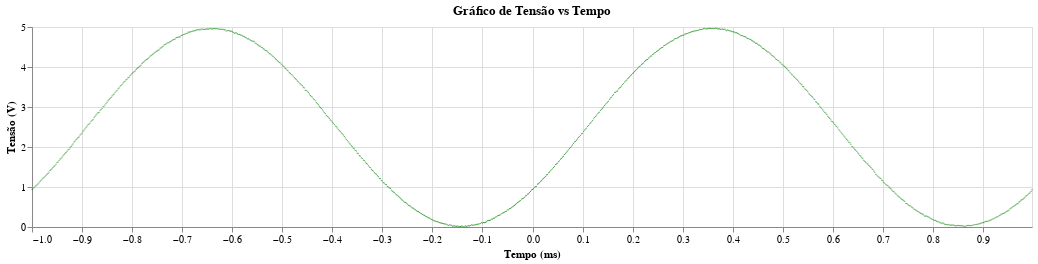
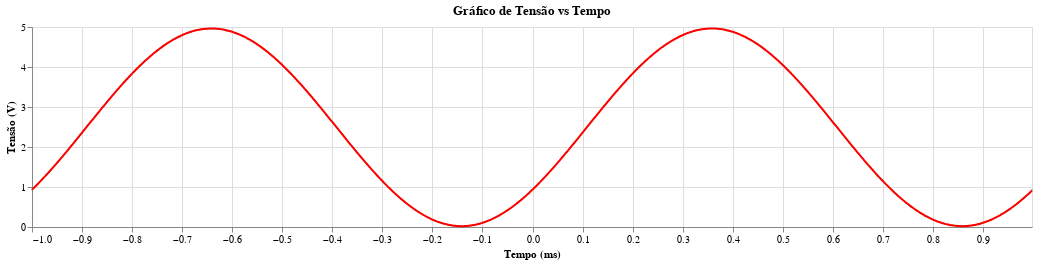
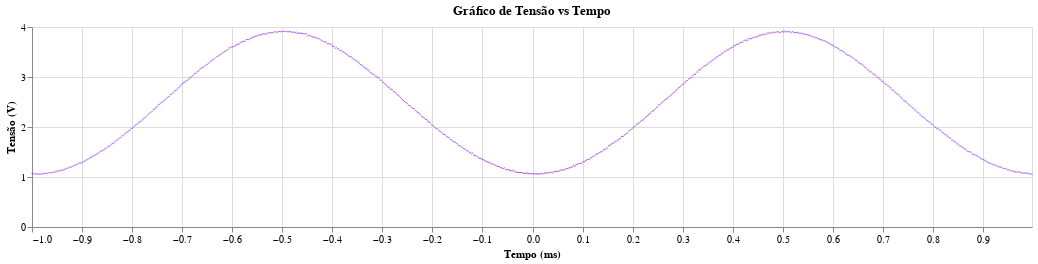
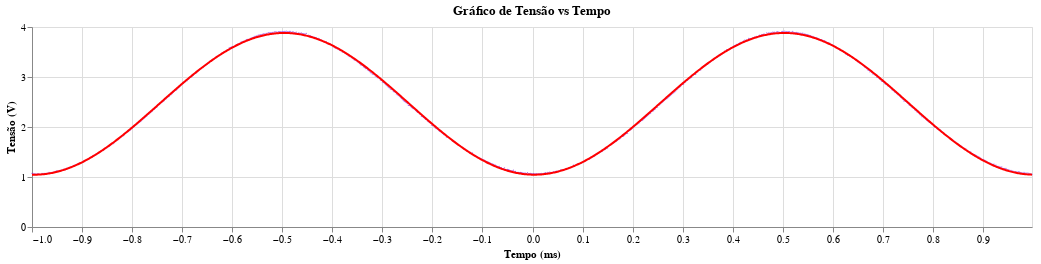

Notebook cell for these charts, in order:
### Code cell
def process(path,argw=[1.5, 3.14, 0, 2],channel_ys = "CH2V"):
    if channel_ys == "CH1V":
        color_point = "green"
    else:
        color_point = "blueviolet"
    df = pd.read_csv(path)

    df["Time(s)"]*=1000

    r_data,param,cov = aj.regres(df,arg = argw,channel_y=channel_ys)

    a1,a2 = aj.data_x_regression(df,r_data,channel_y=channel_ys,color_p=color_point)

    return a1, a2, param

path = "teste.csv"
a1,a2,param = process(path,channel_ys="CH1V")
a1.display()
(a1+a2).display()

a1,a2,param = process(path)
a1.display()
(a1+a2).display()

Amplitude, freq, fase, Voff = param

### Figure 1 — Vega-Lite specification as saved in the notebook (floating-point values rounded to 4 significant figures; data arrays with more than 128 entries replaced by an {"elided": "..."} marker saying what was removed)
{"config": {"view": {"continuousWidth": 300, "continuousHeight": 300}}, "data": {"name": "data-7a179c85c02965816720c93f7e89a66e"}, "mark": {"type": "circle", "color": "green", "size": 1.5}, "encoding": {"x": {"field": "Time(s)", "scale": {"domain": [-1.0, 0.998]}, "title": "Tempo (ms)", "type": "quantitative"}, "y": {"field": "CH1V", "title": "Tensão (V)", "type": "quantitative"}}, "height": 200, "title": "Gráfico de Tensão vs Tempo", "width": 1000, "$schema": "https://vega.github.io/schema/vega-lite/v5.20.1.json", "datasets": {"data-7a179c85c02965816720c93f7e89a66e": {"elided": "1000 records"}}}

### Figure 2 — Vega-Lite specification as saved in the notebook (floating-point values rounded to 4 significant figures; data arrays with more than 128 entries replaced by an {"elided": "..."} marker saying what was removed)
{"config": {"view": {"continuousWidth": 300, "continuousHeight": 300}}, "layer": [{"data": {"name": "data-7a179c85c02965816720c93f7e89a66e"}, "mark": {"type": "circle", "color": "green", "size": 1.5}, "encoding": {"x": {"field": "Time(s)", "scale": {"domain": [-1.0, 0.998]}, "title": "Tempo (ms)", "type": "quantitative"}, "y": {"field": "CH1V", "title": "Tensão (V)", "type": "quantitative"}}, "title": "Gráfico de Tensão vs Tempo"}, {"data": {"name": "data-e7f0cd4bf1fd2ba52ecd9d4fd2572a80"}, "mark": {"type": "line", "color": "red"}, "encoding": {"x": {"field": "Time(s)", "scale": {"domain": [-1.0, 0.998]}, "title": "Tempo (ms)", "type": "quantitative"}, "y": {"field": "CH1V", "title": "Tensão (V)", "type": "quantitative"}}, "title": "Gráfico de Tensão vs Tempo"}], "height": 200, "width": 1000, "$schema": "https://vega.github.io/schema/vega-lite/v5.20.1.json", "datasets": {"data-7a179c85c02965816720c93f7e89a66e": {"elided": "1000 records"}, "data-e7f0cd4bf1fd2ba52ecd9d4fd2572a80": {"elided": "1000 records"}}}

### Figure 3 — Vega-Lite specification as saved in the notebook (floating-point values rounded to 4 significant figures; data arrays with more than 128 entries replaced by an {"elided": "..."} marker saying what was removed)
{"config": {"view": {"continuousWidth": 300, "continuousHeight": 300}}, "data": {"name": "data-7a179c85c02965816720c93f7e89a66e"}, "mark": {"type": "circle", "color": "blueviolet", "size": 1.5}, "encoding": {"x": {"field": "Time(s)", "scale": {"domain": [-1.0, 0.998]}, "title": "Tempo (ms)", "type": "quantitative"}, "y": {"field": "CH2V", "title": "Tensão (V)", "type": "quantitative"}}, "height": 200, "title": "Gráfico de Tensão vs Tempo", "width": 1000, "$schema": "https://vega.github.io/schema/vega-lite/v5.20.1.json", "datasets": {"data-7a179c85c02965816720c93f7e89a66e": {"elided": "1000 records"}}}

### Figure 4 — Vega-Lite specification as saved in the notebook (floating-point values rounded to 4 significant figures; data arrays with more than 128 entries replaced by an {"elided": "..."} marker saying what was removed)
{"config": {"view": {"continuousWidth": 300, "continuousHeight": 300}}, "layer": [{"data": {"name": "data-7a179c85c02965816720c93f7e89a66e"}, "mark": {"type": "circle", "color": "blueviolet", "size": 1.5}, "encoding": {"x": {"field": "Time(s)", "scale": {"domain": [-1.0, 0.998]}, "title": "Tempo (ms)", "type": "quantitative"}, "y": {"field": "CH2V", "title": "Tensão (V)", "type": "quantitative"}}, "title": "Gráfico de Tensão vs Tempo"}, {"data": {"name": "data-734cfbbcc625c621a6908ec7ca856350"}, "mark": {"type": "line", "color": "red"}, "encoding": {"x": {"field": "Time(s)", "scale": {"domain": [-1.0, 0.998]}, "title": "Tempo (ms)", "type": "quantitative"}, "y": {"field": "CH2V", "title": "Tensão (V)", "type": "quantitative"}}, "title": "Gráfico de Tensão vs Tempo"}], "height": 200, "width": 1000, "$schema": "https://vega.github.io/schema/vega-lite/v5.20.1.json", "datasets": {"data-7a179c85c02965816720c93f7e89a66e": {"elided": "1000 records"}, "data-734cfbbcc625c621a6908ec7ca856350": {"elided": "1000 records"}}}
